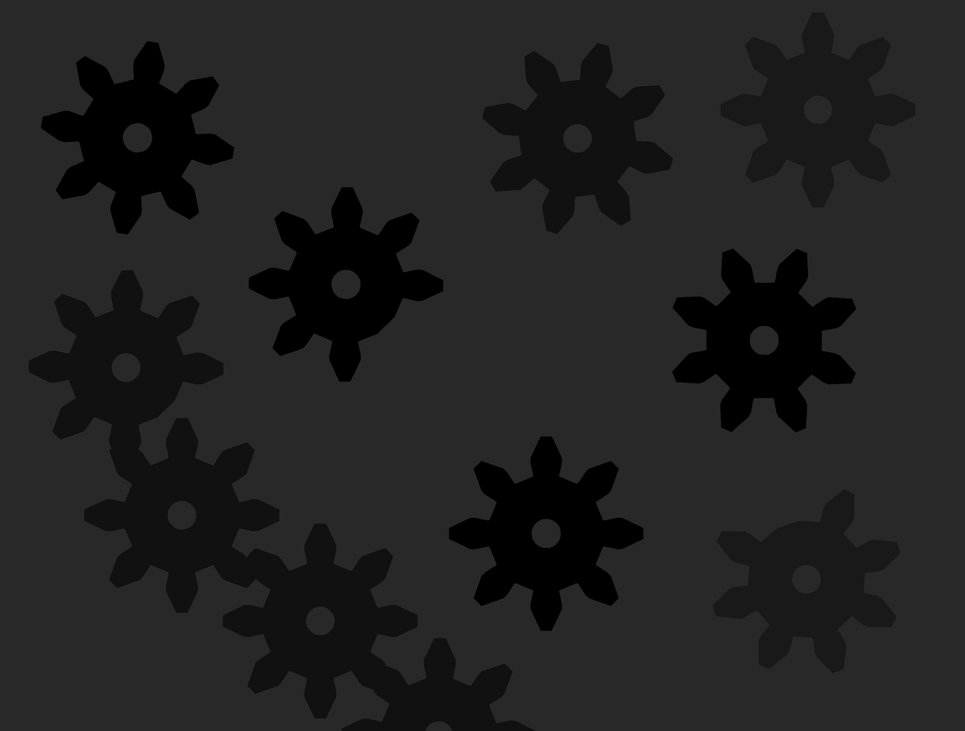
#> input picture Trabalho-Final/images/teste2.png, 965 x 731 px, shrunk from 2703 x 2048 before the run, found by its file name
$ python otsu.py
#> lines starting #> are read from the running program, lines starting #| are printed output that depends on the picture; after the words box and inside, x2 and y2 are one past the last pixel; in counts of white or black regions, pixels touching at a corner belong together
import cv2

# Carrega a imagem em escala de cinza
img = cv2.imread('images/teste2.png', 0)
#> img is the input picture: shape (731, 965); min 0, max 45, mean 32.7

# Aplica o método de Otsu para calcular o threshold
ret, thresh = cv2.threshold(img, 0, 255, cv2.THRESH_BINARY + cv2.THRESH_OTSU)
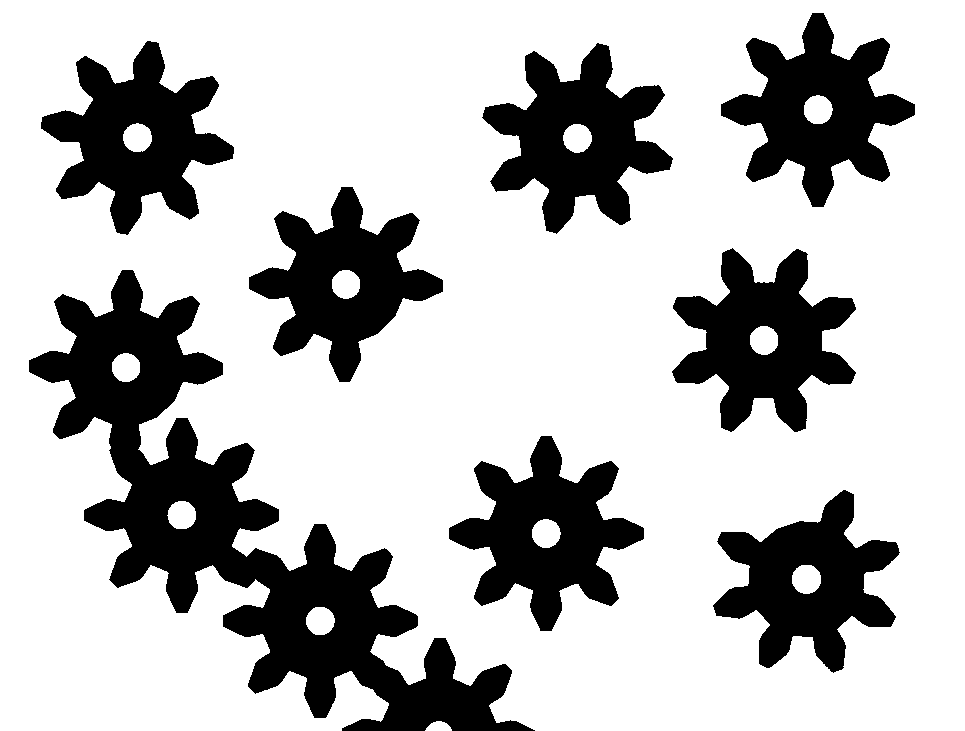
#> thresh: shape (731, 965); 74% white; 8 black regions, largest, box (x1, y1, x2, y2) and area: (29, 270, 535, 731) 60400, (482, 43, 673, 234) 18010, (672, 248, 856, 432) 17978
#> ret = 26

# Mostra a imagem original e a imagem binarizada
cv2.imwrite('images/ImagemOriginal.png', img)
cv2.imwrite('images/ImagemBinarizada.png', thresh)
